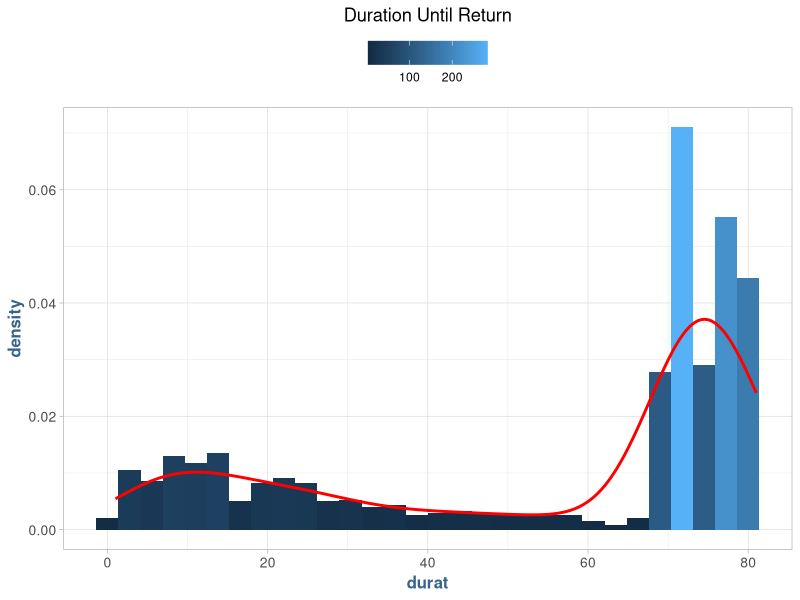

Write the R code that produced this figure. (Note: this script raises an error after producing the figure.)
library(data.table)
library(readxl)
library(dplyr)
library(corrplot)
library(ggplot2)
library(ggthemes)
library(ggfortify)
library(RColorBrewer)
library(formattable)
library(readxl)

theme_set(theme_light())

# Theme Overrides
theme_update(plot.title = element_text(hjust = 0.5),
             axis.text.x = element_text(size = 10),
             axis.text.y = element_text(size = 10),
             axis.title = element_text(face = "bold", size = 12, colour = "steelblue4"),
             legend.position = "top", legend.title = element_blank())

path.data <- "D:/Projects/MSDS-Unsupervised-Learning/datasets"

setwd(path.data)

recidivism <- read.csv("recidivism.csv")

ggplot(recidivism, aes(durat, y = ..density..)) +
  geom_histogram(aes(fill = ..count..)) +
  geom_density(col = "red", lwd = 1) +
  labs(title = "Duration Until Return")

ggscatmat(recidivism)

ggplot(recidivism, aes(tserved, durat)) +
  geom_point() +
  geom_smooth(method = "lm")

ggplot(recidivism, aes(y = tserved, group = black)) +
  geom_boxplot()
  
ggplot(recidivism, aes(y = durat, group = black)) +
  geom_boxplot()

ggplot(recidivism, aes(y = tserved, group = alcohol)) +
  geom_boxplot()

ggplot(recidivism, aes(y = durat, group = alcohol)) +
  geom_boxplot()

ggplot(recidivism, aes(y = durat, group = drugs)) +
  geom_boxplot(aes(fill = drugs)) +
  facet_grid(. ~ alcohol) +
  labs(title = "Duration by Drugs / Alcohol Use") +
  theme(legend.position = "top")

ggplot(recidivism, aes(y = durat, group = property)) +
    geom_boxplot(aes(fill = property)) +
    facet_grid(. ~ person) +
    labs(title = "Duration by Person / Property Crimes") +
    theme(legend.position = "top")

ggplot(recidivism, aes(y = durat, group = felon)) +
  geom_boxplot(aes(fill = felon)) +
  facet_grid(. ~ workprg ) +
  labs(title = "Duration by Felony / Work Program") +
  theme(legend.position = "top")

p1 <- ggplot(recidivism, aes(durat, rules)) +
  geom_point() + 
  geom_smooth()

p2 <- ggplot(recidivism, aes(durat, priors)) +
  geom_point() + 
  geom_smooth()

p3 <- ggplot(recidivism, aes(durat, educ)) +
  geom_point() + 
  geom_smooth()

grid.arrange(p1, p2, p3, nrow = 3)


p1 <- ggplot(recidivism, aes(durat, age)) +
  geom_point() + 
  geom_smooth()

p2 <- ggplot(recidivism, aes(durat, tserved)) +
  geom_point() + 
  geom_smooth()

p3 <- ggplot(recidivism, aes(durat, follow)) +
  geom_point() + 
  geom_smooth()

grid.arrange(p1, p2, p3, nrow = 3)

# 2.)
